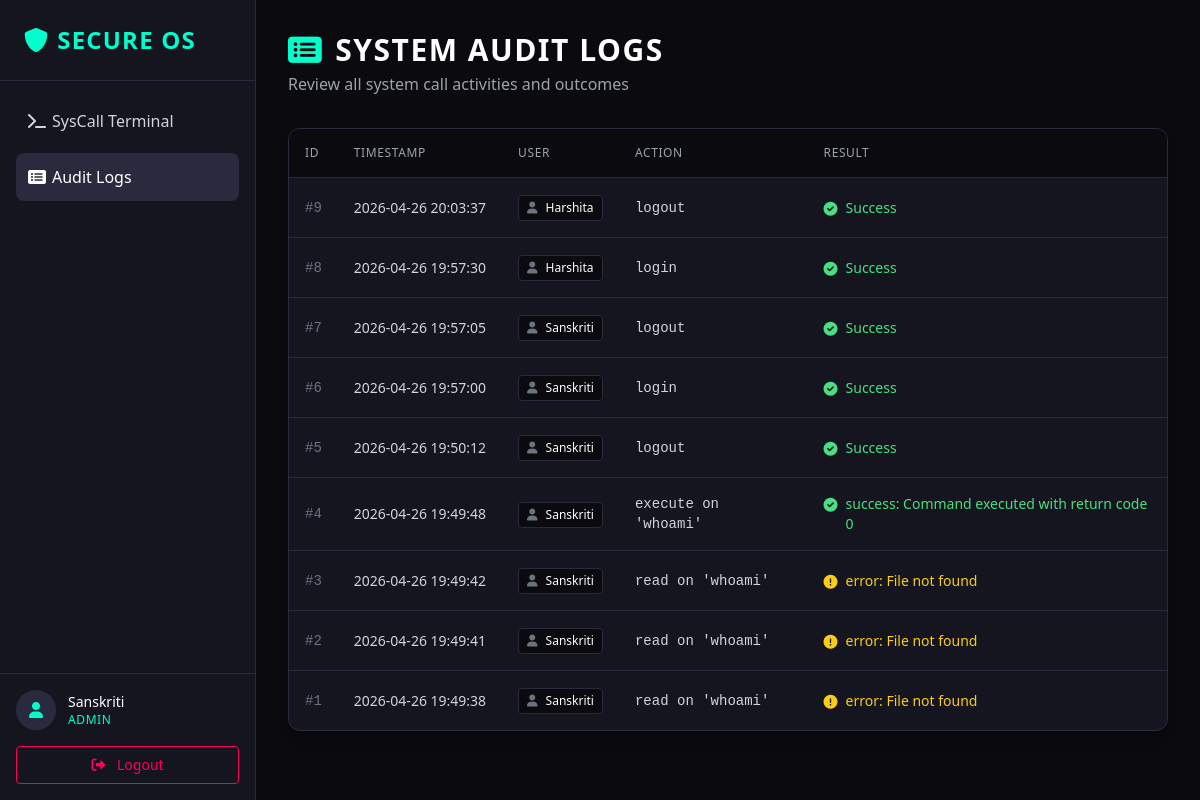
/logs (signed in), run on an earlier commit of the app's database.
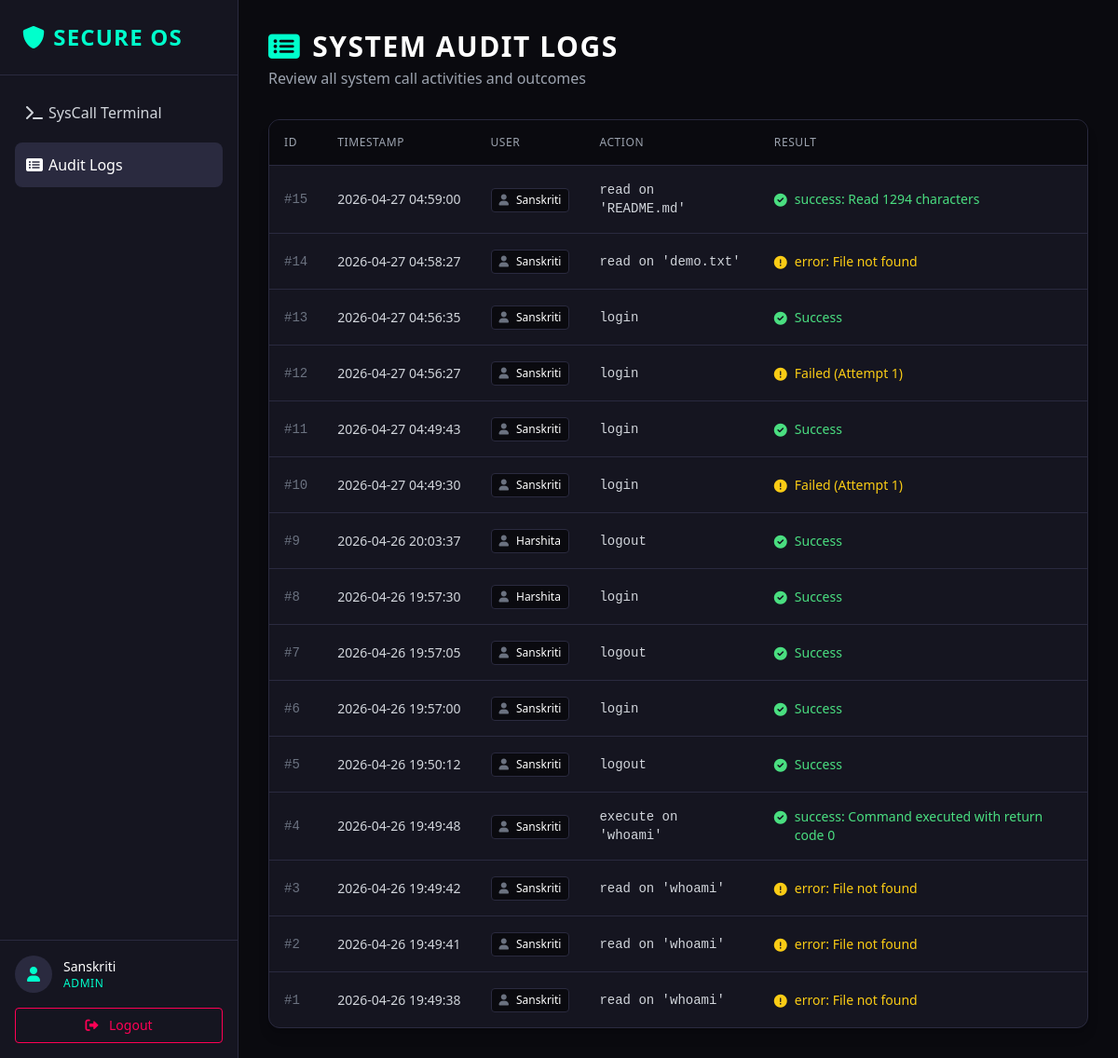
And on a later commit of the database.
### app.py (models this page shows)
class User(db.Model, UserMixin):
    id = db.Column(db.Integer, primary_key=True)
    username = db.Column(db.String(20), unique=True, nullable=False)
    password_hash = db.Column(db.String(60), nullable=False)
    role = db.Column(db.String(10), nullable=False, default='user')
    failed_attempts = db.Column(db.Integer, default=0)
    locked_until = db.Column(db.DateTime, nullable=True)

class Log(db.Model):
    id = db.Column(db.Integer, primary_key=True)
    username = db.Column(db.String(20), nullable=False)
    timestamp = db.Column(db.DateTime, nullable=False, default=datetime.utcnow)
    action = db.Column(db.String(50), nullable=False)
    result = db.Column(db.String(255), nullable=False)

### app.py (the view)
@app.route('/logs')
@login_required
def logs_viewer():
    if current_user.role != 'admin':
        flash('Permission denied to view all logs.', 'danger')
        return redirect(url_for('dashboard'))
    logs = Log.query.order_by(Log.timestamp.desc()).all()
    return render_template('logs.html', logs=logs)

### app.py (called while the page is built)
@login_manager.user_loader
def load_user(user_id):
    return User.query.get(int(user_id))

### templates/logs.html (shortened to what this page needs)
{% extends "base.html" %}
{% block content %}
<div class="mb-8">
    <h2 class="text-3xl font-bold text-white tracking-wider flex items-center">
        <i class="fas fa-list-alt text-cyber-accent mr-3"></i> SYSTEM AUDIT LOGS
    </h2>
    <p class="text-gray-400 mt-1">Review all system call activities and outcomes</p>
</div>
<div class="bg-cyber-panel border border-cyber-border rounded-xl shadow-lg overflow-hidden">
    <div class="overflow-x-auto">
        <table class="w-full text-left border-collapse">
            <thead>
                <tr class="bg-cyber-dark border-b border-cyber-border">
                    <th class="p-4 text-xs font-medium text-gray-400 uppercase tracking-wider">ID</th>
                    <th class="p-4 text-xs font-medium text-gray-400 uppercase tracking-wider">Timestamp</th>
                    <th class="p-4 text-xs font-medium text-gray-400 uppercase tracking-wider">User</th>
                    <th class="p-4 text-xs font-medium text-gray-400 uppercase tracking-wider">Action</th>
                    <th class="p-4 text-xs font-medium text-gray-400 uppercase tracking-wider">Result</th>
                </tr>
            </thead>
            <tbody class="divide-y divide-cyber-border">
                {% for log in logs %}
                <tr class="hover:bg-cyber-dark/50 transition-colors">
                    <td class="p-4 text-gray-500 font-mono text-sm">#{{ log.id }}</td>
                    <td class="p-4 text-gray-300 text-sm whitespace-nowrap">{{ log.timestamp.strftime('%Y-%m-%d %H:%M:%S') }}</td>
                    <td class="p-4">
                        <span class="px-2 py-1 bg-cyber-dark border border-cyber-border rounded text-xs font-medium text-white flex items-center inline-flex">
                            <i class="fas fa-user text-gray-500 mr-2"></i> {{ log.username }}
                        </span>
                    </td>
                    <td class="p-4 text-gray-300 font-mono text-sm">{{ log.action }}</td>
                    <td class="p-4 text-sm">
                        {% if 'Success' in log.result or 'success' in log.result %}
                            <span class="text-green-400 flex items-start"><i class="fas fa-check-circle mt-1 mr-2"></i> {{ log.result }}</span>
                        {% elif 'denied' in log.result.lower() or 'Denied' in log.result %}
                            <span class="text-red-400 flex items-start"><i class="fas fa-ban mt-1 mr-2"></i> {{ log.result }}</span>
                        {% else %}
                            <span class="text-yellow-400 flex items-start"><i class="fas fa-exclamation-circle mt-1 mr-2"></i> {{ log.result }}</span>
                        {% endif %}
                    </td>
                </tr>
                {% endfor %}
            </tbody>
        </table>
    </div>
</div>
{% endblock %}

### templates/base.html (shortened to what this page needs)
<!DOCTYPE html>
<html lang="en">
<head>
    <script src="https://cdn.tailwindcss.com"></script>
    <link href="https://cdnjs.cloudflare.com/ajax/libs/font-awesome/6.0.0/css/all.min.css" rel="stylesheet">
    <link rel="stylesheet" href="{{ url_for('static', filename='style.css') }}">
</head>
<body class="bg-cyber-dark text-gray-300 font-sans h-screen overflow-hidden flex">
    {% if current_user.is_authenticated %}
    <aside class="w-64 bg-cyber-panel border-r border-cyber-border h-full flex flex-col transition-all duration-300">
        <div class="p-6 border-b border-cyber-border">
            <h1 class="text-2xl font-bold text-cyber-accent tracking-wider"><i class="fas fa-shield-alt mr-2"></i>SECURE OS</h1>
        </div>
        <nav class="flex-1 p-4 space-y-2">
            <a href="{{ url_for('dashboard') }}" class="flex items-center p-3 rounded-lg hover:bg-cyber-border transition-colors {% if request.endpoint == 'dashboard' %}bg-cyber-border text-white{% endif %}">
                <i class="fas fa-terminal w-6"></i>
                <span>SysCall Terminal</span>
            </a>
            {% if current_user.role == 'admin' %}
            <a href="{{ url_for('logs_viewer') }}" class="flex items-center p-3 rounded-lg hover:bg-cyber-border transition-colors {% if request.endpoint == 'logs_viewer' %}bg-cyber-border text-white{% endif %}">
                <i class="fas fa-list-alt w-6"></i>
                <span>Audit Logs</span>
            </a>
            {% endif %}
        </nav>
        <div class="p-4 border-t border-cyber-border">
            <div class="flex items-center justify-between mb-4">
                <div class="flex items-center space-x-3">
                    <div class="w-10 h-10 rounded-full bg-cyber-border flex items-center justify-center text-cyber-accent">
                        <i class="fas fa-user"></i>
                    </div>
                    <div>
                        <div class="text-sm font-medium text-white">{{ current_user.username }}</div>
                        <div class="text-xs text-cyber-accent uppercase tracking-wider">{{ current_user.role }}</div>
                    </div>
                </div>
            </div>
            <a href="{{ url_for('logout') }}" class="w-full block text-center py-2 px-4 rounded border border-cyber-danger text-cyber-danger hover:bg-cyber-danger hover:text-white transition-colors duration-300 text-sm">
                <i class="fas fa-sign-out-alt mr-2"></i> Logout
            </a>
        </div>
    </aside>
    {% endif %}
    <main class="flex-1 flex flex-col h-full overflow-y-auto relative">
        <div class="p-8">
            {% block content %}{% endblock %}
        </div>
    </main>
</body>
</html>

What changed in the data, as far as the page shows it:
added Log: id "15", timestamp "2026-04-27 04:59:00", username "Sanskriti", action "read on 'README.md'", result "success: Read 1294 characters"
added Log: id "14", timestamp "2026-04-27 04:58:27", username "Sanskriti", action "read on 'demo.txt'", result "error: File not found"
added Log: id "13", timestamp "2026-04-27 04:56:35", username "Sanskriti", action "login", result "Success"
added Log: id "12", timestamp "2026-04-27 04:56:27", username "Sanskriti", action "login", result "Failed (Attempt 1)"
added Log: id "11", timestamp "2026-04-27 04:49:43", username "Sanskriti", action "login", result "Success"
added Log: id "10", timestamp "2026-04-27 04:49:30", username "Sanskriti", action "login", result "Failed (Attempt 1)"
